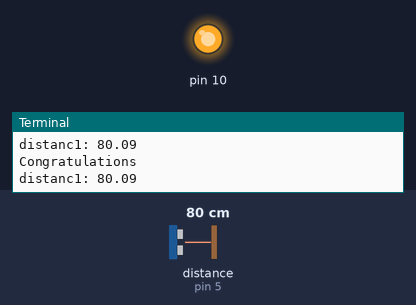
A program run on a simulated Raspberry Pi (header pin numbers). On the bench: output pins drawn as LEDs (lit = HIGH), the last lines printed to the terminal. Inputs (shaded band) come from the test bench; at power-on: distance to the obstacle (sensor on pin 5) 80 cm. Sending an e-mail succeeds after 1 s; the clock reads 2024-03-15 10:24:30 at power-on unless the program sets it; pins used as bus, display or sensor lines are not drawn.

Above: at 1.7 s.
1.8 s: distance to the obstacle (sensor on pin 5) set to 11 cm
3.3 s: distance to the obstacle (sensor on pin 5) set to 8 cm
At 4.7 s:
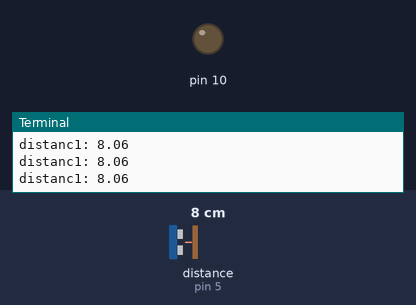
5.0 s: distance to the obstacle (sensor on pin 5) set to 18 cm
At 6.2 s:
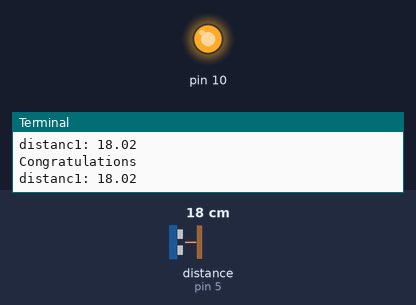
6.6 s: distance to the obstacle (sensor on pin 5) set to 2 cm
At 8.0 s:
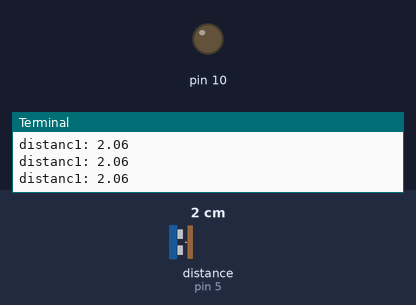
Timing chart, 0 to 9.6 s (numbered marks = the images above; inputs shaded):
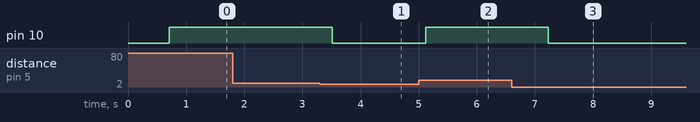

Measured:
- the behaviour switches between 10 and 9 cm on distance to the obstacle (sensor on pin 5) (found by bisection; images 0 and 1)
- after the input at 3.3 s, pin 10: HIGH → LOW after 0.22 s
- after the input at 5.0 s, pin 10: LOW → HIGH after 0.13 s
- after the input at 6.6 s, pin 10: HIGH → LOW after 0.63 s

The program:

smartDUST.py
```python
import smtplib
from email.mime.multipart import MIMEMultipart
from email.mime.text import MIMEText
from email.mime.base import MIMEBase
from email import encoders

######for ultrasonic
import RPi.GPIO as io

import time
from time import sleep

io.setwarnings(False)

io.setmode(io.BOARD)

io.setup(3,io.OUT)
io.setup(5,io.IN)
io.setup(10,io.OUT)

#### SMTP

fromaddr = "raj.rohit19931996@gmail.com"
toaddr = "rohit.razza@gmail.com"

# instance of MIMEMultipart
msg = MIMEMultipart()

# storing the senders email address
msg['From'] = fromaddr

# storing the receivers email address
msg['To'] = toaddr

# storing the subject
msg['Subject'] = "hi this rohit"

# string to store the body of the mail
body = "Pls SEE THE SMS"

# attach the body with the msg instance
msg.attach(MIMEText(body, 'plain'))

# creates SMTP session
s = smtplib.SMTP('smtp.gmail.com', 587)

# start TLS for security
s.starttls()

# Authentication
s.login(fromaddr,"123456")

# Converts the Multipart msg into a string
text = msg.as_string()

## ULTRASONIC

while(1):
        io.output(3,False)
        sleep(0.2)

        io.output(3,True)
        sleep(0.00001)

        io.output(3,False)


        while io.input(5)==0:
            pulse_start=time.time()


        while io.input(5)==1:
            pulse_end=time.time()

        t=pulse_end-pulse_start

        d1= t * 17150

        d1= round(d1, 2)
        print("distanc1:",d1)

        if(d1>10):
            io.output(10,True)
            # sending the mail
            s.sendmail(fromaddr, toaddr, text)

            # terminating the session
            #s.quit()
            print("Congratulations")
        else:
            io.output(10,False)
s.quit()
print("Congratulations")
```
